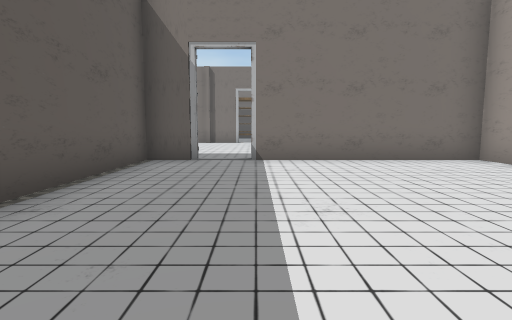
View 1 (above)

24 first-person views from a walk through a Unity game level. The camera is 1.4 m above the floor, tilts 6° down and sees 80° across. The floor is counted in squares, 2 m on a side. Each view is taken from the middle of a square. On the plan, view 1 faces up. The plan holds only what a view shows up to about 10 squares ahead; the rest is blank. The place goes on beyond the plan. Door leaves are left out, so doorways stand open. Some surface patterns are stand-ins.

View 2
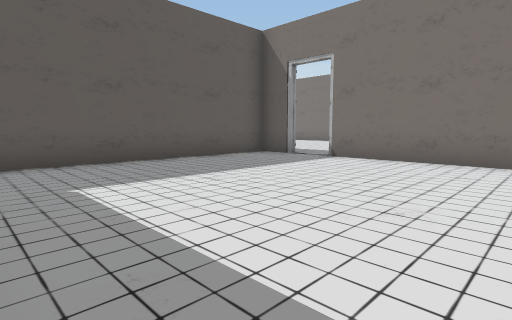

View 3
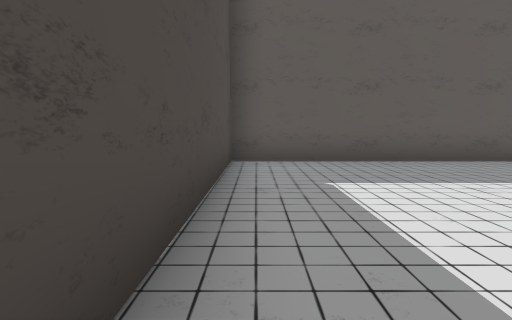

View 4
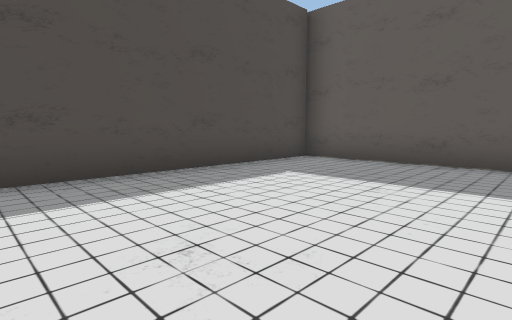

View 5
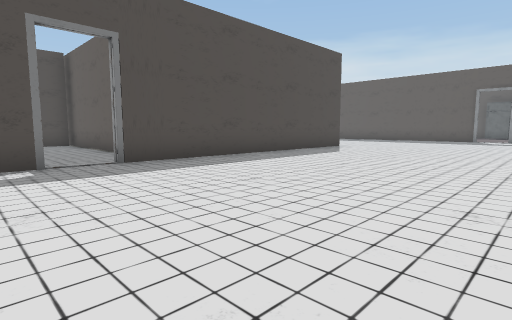

View 6
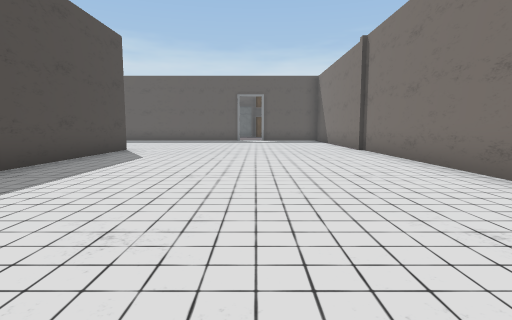

View 7
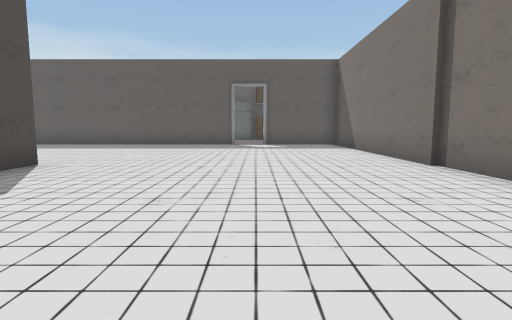

View 8
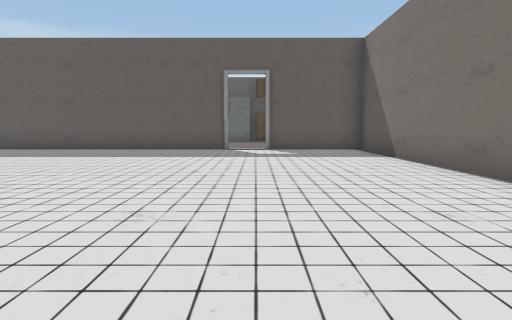

View 9
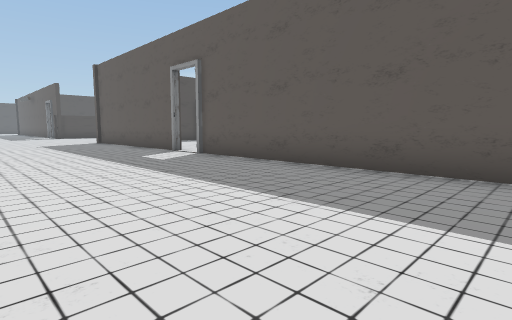

View 10
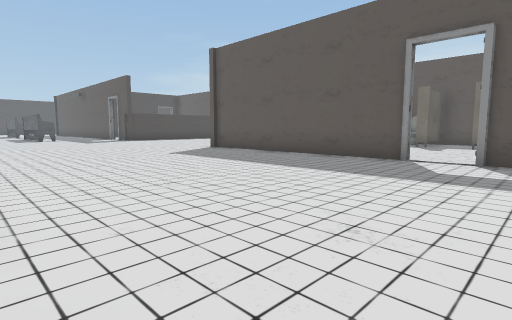

View 11
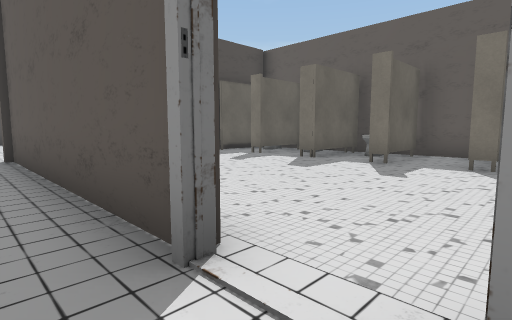

View 12
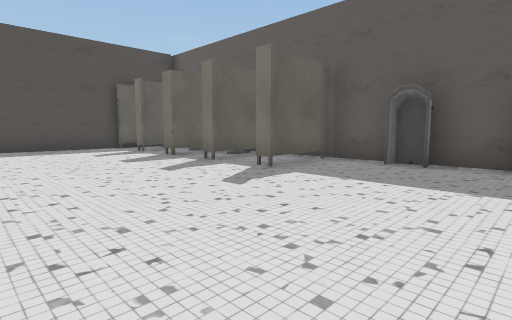

View 13
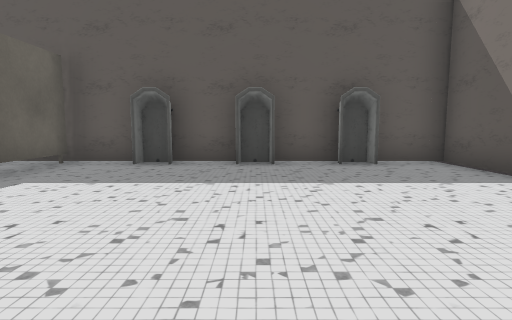

View 14
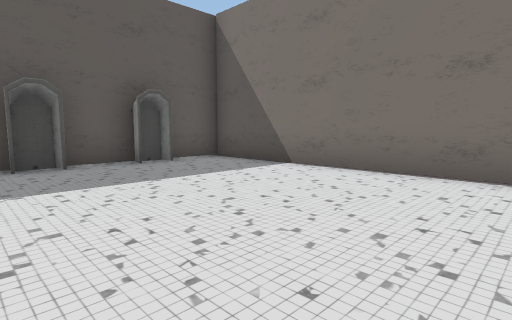

View 15
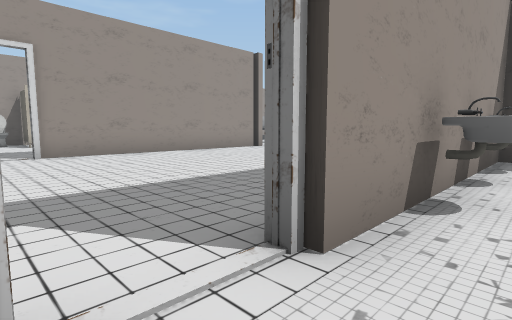

View 16
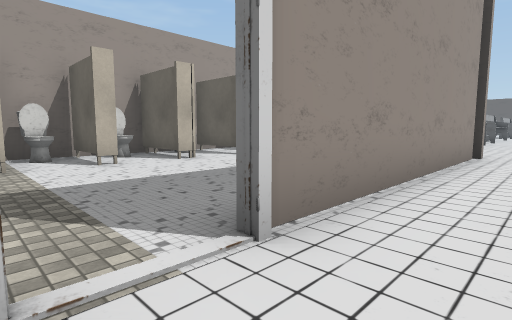

View 17
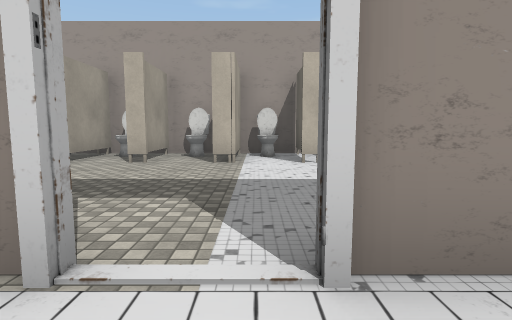

View 18
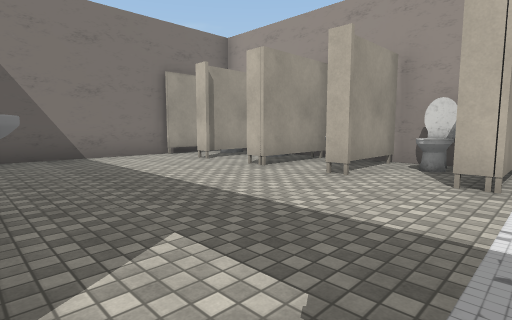

View 19
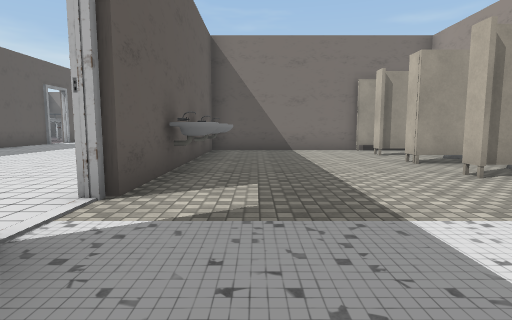

View 20
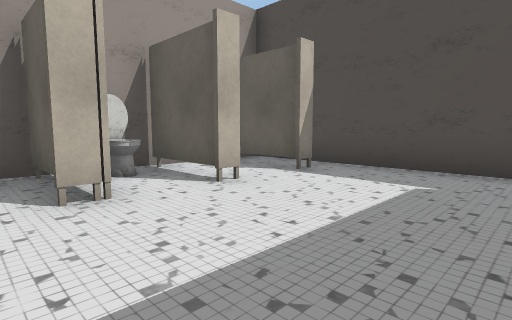

View 21
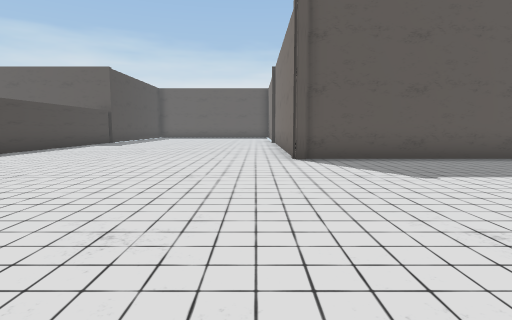

View 22
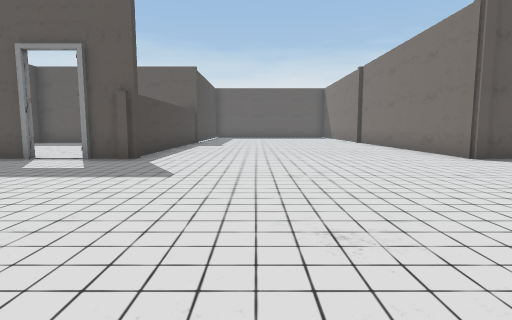

View 23
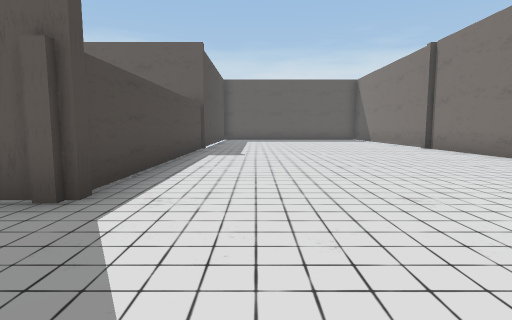

View 24
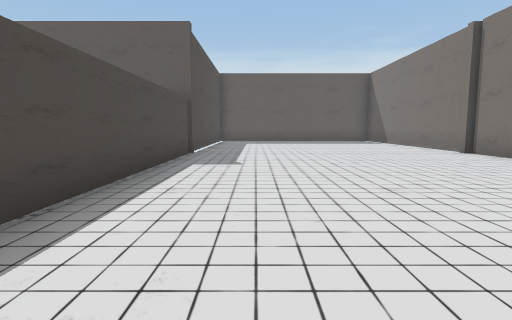

### Floor plan
Ten units are one square. View 1 is at (0, 0); x grows to the right and y downward. Boxes are objects, and circles mark ways between rooms. Rooms are numbered by the first view taken in them; rooms with no view inside come last. Other rooms are left out.
<svg viewBox="-266 -149 316 324">
<path fill="none" stroke="#000" d="M-26 -29 -49 -29M-12 -66 -24 -66 -24 5M-26 -1 -26 -34M-35 -49 -49 -49M-26 5 38 5M45 -66 -1 -66M-39 -64 -50 -64M-94 -15 -94 1M-169 12 -169 81 -261 81M-98 -69 -12 -69M-49 6 -49 1M-49 -14 -49 -16M-49 24 -49 21M-49 -29 -49 -34M-184 -69 -244 -69 -244 41 -221 41 -221 46M-171 79 -171 12M-49 41 -49 38M-96 86 -96 12M-49 -49 -49 -51M-225 26 -221 26 -221 29M-76 84 -42 84M-49 59 -49 56M-169 -101 -169 1M-221 60 -221 64M-49 76 -49 73M-242 8 -221 8 -221 11M-38 -66 -94 -66M-222 79 -189 79M-1 -69 5 -69M-40 -144 -169 -144 -169 -112M-261 158 -169 158 -169 169M-94 -66 -94 -55M-38 6 -49 6M-26 20 -26 5M-49 21 -28 21M-26 -14 -49 -14M-49 38 -26 38M-26 40 -26 20M-49 56 -26 56M-26 60 -26 40M-241 60 -221 60"/>
<rect x="-35" y="-25" width="10" height="10" fill="#bbb"><title>toilet</title></rect>
<rect x="-35" y="-45" width="10" height="10" fill="#bbb"><title>other object</title></rect>
<rect x="-35" y="-65" width="10" height="10" fill="#bbb"><title>other object</title></rect>
<rect x="-245" y="25" width="20" height="10" fill="#bbb"><title>other object</title></rect>
<rect x="-245" y="-15" width="10" height="10" fill="#bbb"><title>other object</title></rect>
<rect x="-245" y="-35" width="10" height="10" fill="#bbb"><title>other object</title></rect>
<rect x="-245" y="-55" width="10" height="10" fill="#bbb"><title>other object</title></rect>
<rect x="-185" y="55" width="10" height="10" fill="#bbb"><title>other object</title></rect>
<rect x="-185" y="45" width="10" height="10" fill="#bbb"><title>sink</title></rect>
<rect x="-185" y="25" width="10" height="10" fill="#bbb"><title>sink</title></rect>
<rect x="-95" y="-25" width="10" height="10" fill="#bbb"><title>sink</title></rect>
<rect x="-95" y="-45" width="10" height="20" fill="#bbb"><title>sink</title></rect>
<rect x="-95" y="-55" width="10" height="10" fill="#bbb"><title>other object</title></rect>
<rect x="-35" y="5" width="10" height="10" fill="#bbb"><title>toilet</title></rect>
<rect x="-35" y="-5" width="10" height="10" fill="#bbb"><title>toilet</title></rect>
<rect x="-35" y="25" width="10" height="10" fill="#bbb"><title>toilet</title></rect>
<rect x="-35" y="45" width="10" height="10" fill="#bbb"><title>toilet</title></rect>
<rect x="-245" y="45" width="10" height="10" fill="#bbb"><title>other object</title></rect>
<circle cx="-5" cy="-70" r="3" fill="#2a7"/>
<circle cx="-50" cy="-5" r="3" fill="#2a7"/>
<circle cx="-220" cy="50" r="3" fill="#2a7"/>
<text x="10" y="-30">1</text>
<text x="-130" y="0">2</text>
<text x="-30" y="10">3</text>
<text x="-40" y="30">4</text>
<text x="-40" y="50">5</text>
<text x="-240" y="50">6</text>
</svg>
Room 1 opens to room 2. Room 2 opens to room 6.

Where each view was taken, in squares from view 1:
view 1: 0 up, 0 right, facing up
view 2: 0 up, 4 right, facing up-left
view 3: 0 up, 4 right, facing left
view 4: 4 up, 4 right, facing down-left
view 5: 13 up, 1 right, facing down-left
view 6: 11 up, 0 right, facing left
view 7: 11 up, 4 left, facing left
view 8: 11 up, 7 left, facing left
view 9: 7 up, 12 left, facing down-left
view 10: 1 up, 10 left, facing down-left
view 11: 0 up, 16 left, facing down-left
view 12: 3 up, 18 left, facing down-left
view 13: 3 up, 18 left, facing left
view 14: 2 up, 18 left, facing up-left
view 15: 0 up, 18 left, facing down-right
view 16: 0 up, 11 left, facing down-right
view 17: 1 down, 11 left, facing right
view 18: 1 down, 9 left, facing up-right
view 19: 3 down, 8 left, facing up
view 20: 3 down, 8 left, facing down-right
view 21: 9 down, 10 left, facing left
view 22: 13 down, 10 left, facing left
view 23: 14 down, 14 left, facing left
view 24: 14 down, 16 left, facing left
